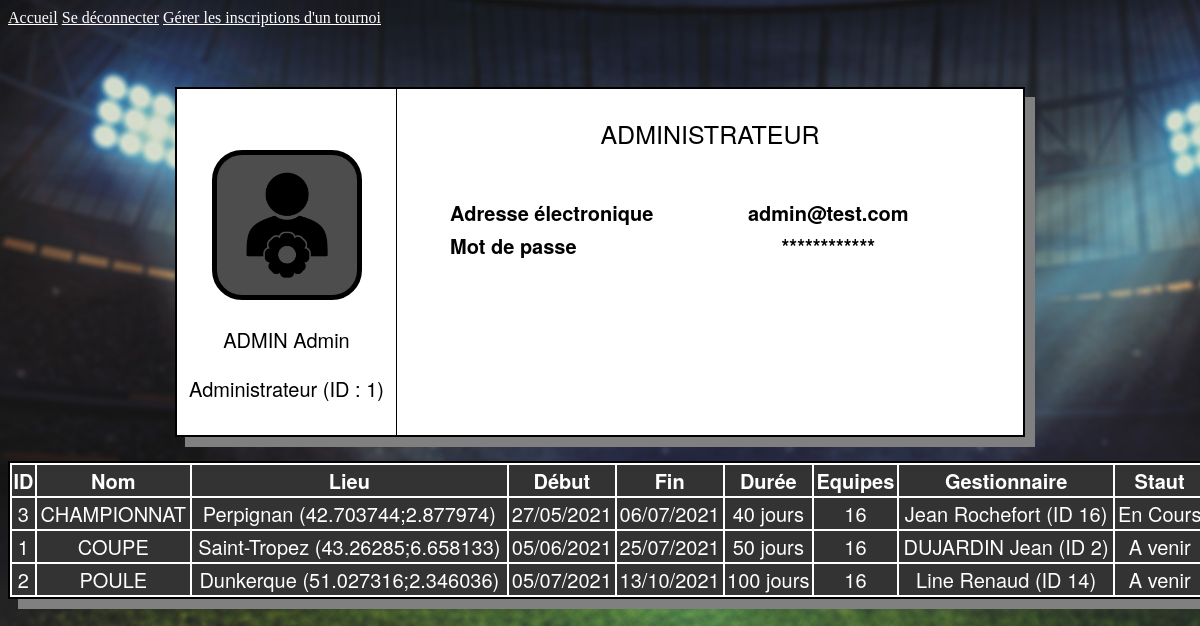
Screenshot of /php/Profil.php (signed in) with the database file from the repository.
### tables this page shows
CREATE TABLE IF NOT EXISTS Utilisateur
(
	idUtilisateur INTEGER NOT NULL PRIMARY KEY,
	nom VARCHAR(25) NOT NULL,
	prenom VARCHAR(25) NOT NULL,
	email VARCHAR(200) NOT NULL UNIQUE,
	motDePasse VARCHAR(64) NOT NULL,  
	role ENUM('Utilisateur', 'Administrateur') NOT NULL
) DEFAULT CHARSET=utf8;

CREATE TABLE IF NOT EXISTS Tournoi
(
	idTournoi INTEGER NOT NULL PRIMARY KEY,
	nom VARCHAR(25) NOT NULL,
	dateDeb DATE NOT NULL,
	duree INTEGER NOT NULL,
	idGestionnaire INTEGER NOT NULL,
	lieu TEXT NOT NULL,
	nombreTotalEquipes INTEGER NOT NULL,
	CONSTRAINT FK_Tournoi_Gestionnaire FOREIGN KEY (idGestionnaire) REFERENCES Gestionnaire(idGestionnaire) ON UPDATE CASCADE ON DELETE CASCADE
) DEFAULT CHARSET=utf8;

### BDD/reqUtilisateur.php (called while the page is built, shortened)
<?php
	include_once(realpath(dirname(__FILE__)).'/../module/Utilisateur.php');
	function getUtilisateur(string $id)
	{
		include('DataBaseLogin.inc.php');
		$connexion = new mysqli($server, $user, $passwd, $db);
		$requete = "SELECT * FROM Utilisateur WHERE idUtilisateur = \"$id\";";
		$res = $connexion->query($requete);
		$objTemp = $res->fetch_object();
		$idUtilisateur = strval($objTemp->idUtilisateur);
		$nom = strval($objTemp->nom);
		$prenom = strval($objTemp->prenom);
		$email = strval($objTemp->email);
		$motDePasse = strval($objTemp->motDePasse);
		$role = strval($objTemp->role);
		return new Utilisateur($idUtilisateur, $nom, $prenom, $email, $motDePasse, $role);
	}
	function getUtilisateurWithEmail(string $login)
	{
		include('DataBaseLogin.inc.php');
		$connexion = new mysqli($server, $user, $passwd, $db);
		$requete = "SELECT * FROM Utilisateur WHERE email = \"$login\";";
		$res = $connexion->query($requete);
		$objTemp = $res->fetch_object();
		$idUtilisateur = strval($objTemp->idUtilisateur);
		$nom = strval($objTemp->nom);
		$prenom = strval($objTemp->prenom);
		$email = strval($objTemp->email);
		$motDePasse = strval($objTemp->motDePasse);
		$role = strval($objTemp->role);
		return new Utilisateur($idUtilisateur, $nom, $prenom, $email, $motDePasse, $role);
	}
?>

### module/Utilisateur.php (called while the page is built, shortened)
<?php
	class Utilisateur extends Entite
	{
		private $m_idUtilisateur;
		private $m_nom;
		private $m_prenom;
		private $m_email;
		private $m_motDePasse;
		private $m_role;
		public function __construct(int $idU, string $nom, string $prenom, string $email, string $motDePasse, string $role)
		{
			$this->m_idUtilisateur = $idU;
			$this->m_nom = $nom;
			$this->m_prenom = $prenom;
			$this->m_email = $email;
			$this->m_motDePasse = $motDePasse;
			$this->m_role = $role;
		}
		public function getIdUtilisateur()
		{
			return $this->m_idUtilisateur;
		}
		public function getNom()
		{
			return $this->m_nom;
		}
		public function getPrenom()
		{
			return $this->m_prenom;
		}
		public function getEmail()
		{
			return $this->m_email;
		}
		public function getMdp()
		{
			return $this->m_motDePasse;
		}
		public function getRole()
		{
			return $this->m_role;
		}
	}
?>

### BDD/reqGestionnaire.php (called while the page is built, shortened)
<?php
	include_once(realpath(dirname(__FILE__)).'/../BDD/reqUtilisateur.php');
	include_once(realpath(dirname(__FILE__)).'/../module/Utilisateur.php');
	include_once(realpath(dirname(__FILE__)).'/../module/Gestionnaire.php');
	function estGestionnaire(string $id)
	{
		include('DataBaseLogin.inc.php');
		$connexion = new mysqli($server, $user, $passwd, $db);
		$requete = "SELECT idGestionnaire FROM Gestionnaire WHERE idGestionnaire = \"$id\";";
		$res = $connexion->query($requete);
		$objTemp = $res->fetch_object();
		if(!$objTemp)
			return false;
		return true;
	}
	function getGestionnaire(string $id)
	{
		include('DataBaseLogin.inc.php');
		$connexion = new mysqli($server, $user, $passwd, $db);
		$requete = "SELECT * FROM Gestionnaire WHERE idGestionnaire = \"$id\";";
		$res = $connexion->query($requete);
		$objTemp = $res->fetch_object();
		$idGestionnaire = strval($objTemp->idGestionnaire);
		$ut = getUtilisateur($id);
		return new Gestionnaire($ut->getIdUtilisateur(), $ut->getNom(), $ut->getPrenom(), $ut->getEmail(), $ut->getMdp(), $ut->getRole(), $idGestionnaire);
	}
?>

### BDD/reqJoueur.php (called while the page is built, shortened)
<?php
	include_once('reqUtilisateur.php');
	include_once(realpath(dirname(__FILE__)).'/../module/Utilisateur.php');
	function estJoueur(string $id)
	{
		include('DataBaseLogin.inc.php');
		$connexion = new mysqli($server, $user, $passwd, $db);
		$requete = "SELECT idJoueur FROM Joueur WHERE idJoueur = \"$id\";";
		$res = $connexion->query($requete);
		$objTemp = $res->fetch_object();
		if(empty($objTemp))
		{
			return false;
		}
		else
		{
			$idJoueur = strval($objTemp->idJoueur);
			$connexion->close();
			return true;
		}
	}
?>

### BDD/reqTournoi.php (called while the page is built, shortened)
<?php
	include_once('reqGestionnaire.php');
	include_once(realpath(dirname(__FILE__)).'/../module/Tournoi.php');
	function getTournoi(string $id)
	{
		include('DataBaseLogin.inc.php');
		$connexion = new mysqli($server, $user, $passwd, $db);
		$requete = "SELECT * FROM Tournoi WHERE idTournoi = \"$id\";";
		$res = $connexion->query($requete);
		$objTemp = $res->fetch_object();
		$idTournoi = strval($objTemp->idTournoi);
		$nom = strval($objTemp->nom);
		$dateDeb = strval($objTemp->dateDeb);
		$duree = strval($objTemp->duree);
		$idGestionnaire = strval($objTemp->idGestionnaire);
		$lieu = strval($objTemp->lieu);
		$nombreTotalEquipes = strval($objTemp->nombreTotalEquipes);
		$gest = getGestionnaire($idGestionnaire);
		return new Tournoi($idTournoi, $nom, $dateDeb, $duree, $gest->getIdGestionnaire(), $lieu, $nombreTotalEquipes);
	}
	function getAllTournoibyDate()
	{
		include('DataBaseLogin.inc.php');
		$connexion = new mysqli($server, $user, $passwd, $db);
		$requete = "SELECT * FROM Tournoi ORDER BY dateDeb;";
		$res = $connexion->query($requete);
		$tabTournois = array();
		while($obj = $res->fetch_object())
		{
			array_push($tabTournois, getTournoi($obj->idTournoi));
		}
		return $tabTournois;
	}
?>

### module/Gestionnaire.php (called while the page is built, shortened)
<?php
	include_once('Utilisateur.php');
	class Gestionnaire extends Utilisateur
	{
		private $m_idGestionnaire;
		public function __construct(int $idU, string $nom, string $prenom, string $email, string $motDePasse, string $role, int $idG)
		{
			$this->m_idGestionnaire = $idG;
		}
		public function getIdGestionnaire()
		{
			return $this->m_idGestionnaire;
		}
	}
?>

### module/Tournoi.php (called while the page is built, shortened)
<?php
	include_once('TasMax.php');
	include_once('Gestionnaire.php');
	class Tournoi extends Entite
	{
		private $m_idTournoi;
		private $m_nom;
		private $m_dateDeb;
		private $m_duree;
		private $m_lieu;
		private $m_nombreTotalEquipes;
		public function __construct(int $idT, string $nom, string $dateDeb, string $duree, int $idG, string $lieu, string $nombreTotalEquipes)
		{
			$this->m_idTournoi = $idT;
			$this->m_nom = $nom;
			$this->m_dateDeb = $dateDeb;
			$this->m_duree = $duree;
			$this->m_lieu = $lieu;
			$this->m_nombreTotalEquipes = $nombreTotalEquipes;
		}
		public function getIdTournoi()
		{
			return $this->m_idTournoi;
		}
		public function getNom()
		{
			return $this->m_nom;
		}
		public function getDateDeb()
		{
			return $this->m_dateDeb;
		}
		public function getDuree()
		{
			return $this->m_duree;
		}
		public function getLieu()
		{
			return $this->m_lieu;
		}
		public function getNombreTotalEquipes()
		{
			return $this->m_nombreTotalEquipes;
		}
		public function termine()
		{
			$ajoutDuree = strtotime($this->m_dateDeb. '+'.$this->m_duree.' days');
			$today = strtotime(date("d-m-Y"));
			return ($ajoutDuree<$today) ;
		}
		public function enCours()
		{
			$dateTournoi = strtotime($this->m_dateDeb);
			$today = strtotime(date("d-m-Y"));
			$ajoutDuree = strtotime($this->m_dateDeb. '+'.$this->m_duree.' days');
			return ($dateTournoi<=$today)&&($ajoutDuree>=$today) ;
		}
	}
?>

### php/Profil.php (the view, shortened to what this page needs)
<?php
	include_once('../BDD/reqGestionnaire.php');
	$ut = getUtilisateurWithEmail($_SESSION['login']);
	$estAdministrateur = ($ut->getRole() === "Administrateur");
	$estGestionnaire = estGestionnaire($ut->getIdUtilisateur());
	$estJoueur = estJoueur($ut->getIdUtilisateur());
	$id = $ut->getIdUtilisateur();
?>
<!DOCTYPE html>
<html lang="fr">
	<head>
		<link rel="stylesheet" type="text/css" href="../css/styleProfil.css" />
	</head>
	<body id="body">
		<div id="header">
			<a href="../index.php">Accueil</a>
			<a href="Logout.php">Se déconnecter</a>
			<a href="ChoixInscription.php">Gérer les inscriptions d'un tournoi</a>
		</div>
		<div id="container-main">
			<div id="section1">
				<img src="../img/gestionnaire2.png">
				<?php
				echo '<p style="text-align:center">'.$ut->getNom().' '.$ut->getPrenom().'</p><p style="text-align:center">'.$ut->getRole().' (ID : '.$ut->getIdUtilisateur().') ';
				?>
			</div>
			<div id="section2">
				<?php
				if($estGestionnaire)
					echo  '<p id="maj">Gestionnaire</p>';
				elseif($estJoueur)
				{
					$joueur = getJoueur($id);
					$equipe = getEquipe($joueur->getIdJoueur()) ;
					echo  '<p id="maj">Joueur ('.$equipe->getNomEquipe().')</p>';
					if($joueur->getCapitaine())
						echo  '<p style="text-align:center">- Capitaine -</p>';
				}
				else
					echo '<p id="maj">'.$ut->getRole().'</p>';
					echo
					'<div id="section3">
						<table>
							<tr>
								<th style="text-align:left">Adresse électronique</th><th>'.$ut->getEmail().'</th>
							</tr>
							<tr>
								<th style="text-align:left">Mot de passe</th><th>************</th>
							</tr>
						</table>
					</div>';
				echo '
				</div>
				</div>';
				if($estAdministrateur)
				{
					$tabTournois = getAllTournoiByDate();
					echo '<div id="tab">
					<table>
						<tr>
							</th></tr>
							<th>ID</th>
							<th>Nom</th>
							<th>Lieu</th>
							<th>Début</th>
							<th>Fin</th>
							<th>Durée</th>
							<th>Equipes</th>
							<th>Gestionnaire</th>
							<th>Staut</th>
						</tr>';
					for($i=0;$i<sizeof($tabTournois);++$i)
					{
						$idG = $tabTournois[$i]->getIdGestionnaire();
						$gest = getGestionnaire($idG) ;
						echo'
						<tr>
						<td>'.$tabTournois[$i]->getIdTournoi().'</td>
						<td>'.$tabTournois[$i]->getNom().'</td>
						<td>'.$tabTournois[$i]->getLieu().'</td>
						<td>'.date("d/m/Y", strtotime($tabTournois[$i]->getDateDeb())).'</td>
						<td>'.date("d/m/Y", strtotime($tabTournois[$i]->getDateDeb(). '+'.$tabTournois[$i]->getDuree().' days')).'</td>
						<td>'.$tabTournois[$i]->getDuree().' jours</td>
						<td>'.$tabTournois[$i]->getNombreTotalEquipes().'</td>
						<td>'.$gest->getNom().' '.$gest->getPrenom().' (ID '.$idG.')</td>';
						if($tabTournois[$i]->termine())
							echo '<td>Terminé</td>';
						elseif($tabTournois[$i]->enCours())
							echo '<td>En Cours</td>';
						else
							echo '<td>A venir</td>';
						echo'</tr>';
					}
					echo'</table>';
				}
							?>
			</div>
	</body>
</html>

### css/styleProfil.css (style rules this page uses)
* { box-sizing: border-box }
#body { background-color:#f2f2f2; background-image:url('../img/back.jpg'); background-size:cover; background-attachment:fixed; }
#header, #section1, #section2, #footer { padding:1px 0; }
#container-main { border:2px solid black; margin:auto; margin-top:5%; margin-bottom:2%; position:relative; width:850px; height:350px; box-shadow: 10px 10px grey; }
#section1 { border-right:1px solid black; float:left; position:absolute; width:220px; height:100%; background-color:white; font-size:20px; }
img { margin:60px 0 0 35px; width:150px; border-radius:30px; border:5px solid black; background-color:#4d4d4d; }
#section2 { margin-left:220px; height:100%; background-color:white; }
#maj { font-size:25px; text-align:center; text-transform:uppercase; }
p,label { font-family: 'Helvetica Neue', 'Helvetica', 'Arial', sans-serif; font-size:20px; }
#container-main table, #container-main2 tr, #container-main2th, #container-main2 td { font-family: 'Helvetica Neue', 'Helvetica', 'Arial', sans-serif; font-size:20px; width:90%; padding-bottom:20px; }
#section3 { margin:7% 5% 5% 8%; height:; background-color:; }
#tab { border:2px solid black; margin:auto; margin-top:2%; position:relative; width:1200px; height:100%; box-shadow: 10px 10px grey; background-color:#333333; }
#tab table { height:; width:100%; }
#tab th { border-collapse: collapse; border:2px solid white ; font-family: 'Helvetica Neue', 'Helvetica', 'Arial', sans-serif; font-size:20px; color:white; text-align:center; }
#tab table, #tab td { border-collapse: collapse; border:2px solid white ; font-family: 'Helvetica Neue', 'Helvetica', 'Arial', sans-serif; font-size:20px; color:white; text-align:center; }
a { color:white; }
::placeholder { color: black; opacity:0.5; }

### rows the page displays
utilisateur: nom "ADMIN", prenom "Admin", role "Administrateur", idUtilisateur "1", role "ADMINISTRATEUR", email "admin@test.com"
tournoi: idTournoi "3", nom "CHAMPIONNAT", lieu "Perpignan (42.703744;2.877974)", dateDeb "27/05/2021", dateDeb+duree "06/07/2021", duree "40", nombreTotalEquipes "16", utilisateur.nom "Jean", utilisateur.prenom "Rochefort", idG "16", shows "En Cours"
tournoi: idTournoi "1", nom "COUPE", lieu "Saint-Tropez (43.26285;6.658133)", dateDeb "05/06/2021", dateDeb+duree "25/07/2021", duree "50", nombreTotalEquipes "16", utilisateur.nom "DUJARDIN", utilisateur.prenom "Jean", idG "2", shows "A venir"
tournoi: idTournoi "2", nom "POULE", lieu "Dunkerque (51.027316;2.346036)", dateDeb "05/07/2021", dateDeb+duree "13/10/2021", duree "100", nombreTotalEquipes "16", utilisateur.nom "Line", utilisateur.prenom "Renaud", idG "14", shows "A venir"
